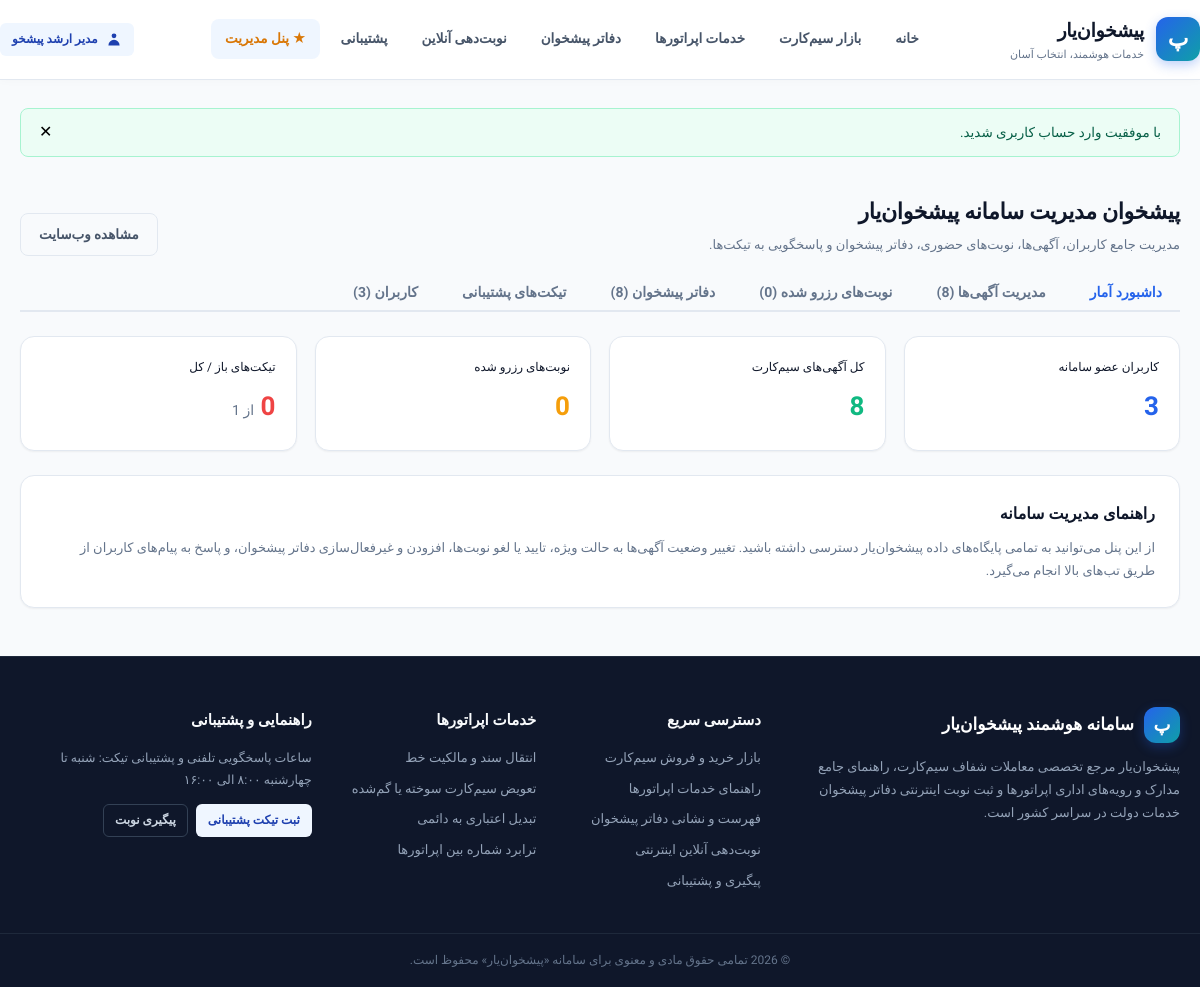
/admin.php (signed in), run on the app's committed database.
### tables this page shows
CREATE TABLE IF NOT EXISTS users (
  id INT UNSIGNED AUTO_INCREMENT PRIMARY KEY,
  full_name VARCHAR(120) NOT NULL,
  email VARCHAR(190) NOT NULL UNIQUE,
  phone VARCHAR(20) NULL,
  password_hash VARCHAR(255) NOT NULL,
  role ENUM('user', 'admin') NOT NULL DEFAULT 'user',
  created_at TIMESTAMP DEFAULT CURRENT_TIMESTAMP
);

CREATE TABLE IF NOT EXISTS listings (
  id INT UNSIGNED AUTO_INCREMENT PRIMARY KEY,
  user_id INT UNSIGNED NOT NULL,
  operator VARCHAR(40) NOT NULL,
  phone_number VARCHAR(20) NOT NULL,
  sim_type VARCHAR(20) NOT NULL DEFAULT 'اعتباری',
  number_type VARCHAR(30) NOT NULL DEFAULT 'معمولی',
  prefix VARCHAR(12) NOT NULL,
  price BIGINT UNSIGNED NOT NULL DEFAULT 0,
  seller_name VARCHAR(120) NULL,
  seller_phone VARCHAR(20) NULL,
  description TEXT NULL,
  is_featured TINYINT(1) NOT NULL DEFAULT 0,
  status ENUM('active','pending','sold','hidden') NOT NULL DEFAULT 'active',
  created_at TIMESTAMP DEFAULT CURRENT_TIMESTAMP,
  INDEX idx_listing_search (operator, sim_type, status),
  INDEX idx_listing_phone (phone_number),
  INDEX idx_listing_prefix (prefix),
  INDEX idx_listing_price (price),
  CONSTRAINT fk_listing_user FOREIGN KEY (user_id) REFERENCES users(id) ON DELETE CASCADE
);

### includes/functions.php (called while the page is built, shortened)
<?php
function e(?string $value): string {
    return htmlspecialchars((string)$value, ENT_QUOTES, 'UTF-8');
}
function current_user(): ?array {
    return $_SESSION['user'] ?? null;
}
function is_admin(): bool {
    $u = current_user();
    return $u !== null && ($u['role'] ?? '') === 'admin';
}
function flash(?string $message = null, string $type = 'success'): ?array {
    $msgs = $_SESSION['flash_messages'] ?? [];
    return $msgs;
}
function active_page(string $file): string {
    return basename($_SERVER['PHP_SELF']) === $file ? 'nav-link active' : 'nav-link';
}

### admin.php (the view, shortened to what this page needs)
<?php
require_once 'includes/functions.php';
$pdo = db();
$tab = $_GET['tab'] ?? 'overview';
$counts = [
    'users'        => (int)$pdo->query("SELECT COUNT(*) FROM users")->fetchColumn(),
    'listings'     => (int)$pdo->query("SELECT COUNT(*) FROM listings")->fetchColumn(),
    'bookings'     => (int)$pdo->query("SELECT COUNT(*) FROM appointments")->fetchColumn(),
    'requests'     => (int)$pdo->query("SELECT COUNT(*) FROM buy_requests")->fetchColumn(),
    'tickets'      => (int)$pdo->query("SELECT COUNT(*) FROM support_tickets")->fetchColumn(),
    'open_tickets' => (int)$pdo->query("SELECT COUNT(*) FROM support_tickets WHERE status='new'")->fetchColumn(),
    'offices'      => (int)$pdo->query("SELECT COUNT(*) FROM offices")->fetchColumn(),
];
$allListings = $pdo->query("
    SELECT l.*, u.full_name as owner_name
    FROM listings l
    JOIN users u ON u.id = l.user_id
    ORDER BY l.created_at DESC
    LIMIT 100
")->fetchAll();
$allBookings = $pdo->query("
    SELECT a.*, o.name as office_name, o.city as office_city, u.full_name as user_name, u.phone as user_phone
    FROM appointments a
    JOIN offices o ON o.id = a.office_id
    JOIN users u ON u.id = a.user_id
    ORDER BY a.visit_date DESC, a.visit_time DESC
    LIMIT 100
")->fetchAll();
$allOffices = $pdo->query("SELECT * FROM offices ORDER BY province, city, name")->fetchAll();
$allUsers = $pdo->query("SELECT id, full_name, email, phone, role, created_at FROM users ORDER BY created_at DESC LIMIT 100")->fetchAll();
require 'includes/header.php';
?>
<div class="section-head mt-0">
    <div>
        <h1>پیشخوان مدیریت سامانه پیشخوان‌یار</h1>
        <p>مدیریت جامع کاربران، آگهی‌ها، نوبت‌های حضوری، دفاتر پیشخوان و پاسخگویی به تیکت‌ها.</p>
    </div>
    <div>
        <a href="index.php" class="btn btn-outline">مشاهده وب‌سایت</a>
    </div>
</div>
<div class="tabs-container">
    <div class="tabs-nav">
        <button class="tab-btn <?= $tab === 'overview' ? 'active' : '' ?>" data-target="tab-adm-overview">داشبورد آمار</button>
        <button class="tab-btn <?= $tab === 'listings' ? 'active' : '' ?>" data-target="tab-adm-listings">مدیریت آگهی‌ها (<?= count($allListings) ?>)</button>
        <button class="tab-btn <?= $tab === 'bookings' ? 'active' : '' ?>" data-target="tab-adm-bookings">نوبت‌های رزرو شده (<?= count($allBookings) ?>)</button>
        <button class="tab-btn <?= $tab === 'offices' ? 'active' : '' ?>" data-target="tab-adm-offices">دفاتر پیشخوان (<?= count($allOffices) ?>)</button>
        <button class="tab-btn <?= $tab === 'tickets' ? 'active' : '' ?>" data-target="tab-adm-tickets">
            تیکت‌های پشتیبانی
        </button>
        <button class="tab-btn <?= $tab === 'users' ? 'active' : '' ?>" data-target="tab-adm-users">کاربران (<?= count($allUsers) ?>)</button>
    </div>
    <div id="tab-adm-overview" class="tab-pane <?= $tab === 'overview' ? 'active' : '' ?>">
        <div class="grid-four" style="margin-bottom:24px;">
            <div class="card">
                <span class="muted" style="font-size:12px;">کاربران عضو سامانه</span>
                <div style="font-size:26px;font-weight:800;color:#2563eb;margin-top:6px;"><?= number_format($counts['users']) ?></div>
            </div>
            <div class="card">
                <span class="muted" style="font-size:12px;">کل آگهی‌های سیم‌کارت</span>
                <div style="font-size:26px;font-weight:800;color:#10b981;margin-top:6px;"><?= number_format($counts['listings']) ?></div>
            </div>
            <div class="card">
                <span class="muted" style="font-size:12px;">نوبت‌های رزرو شده</span>
                <div style="font-size:26px;font-weight:800;color:#f59e0b;margin-top:6px;"><?= number_format($counts['bookings']) ?></div>
            </div>
            <div class="card">
                <span class="muted" style="font-size:12px;">تیکت‌های باز / کل</span>
                <div style="font-size:26px;font-weight:800;color:#ef4444;margin-top:6px;">
                    <?= $counts['open_tickets'] ?> <span style="font-size:14px;color:var(--text-muted);font-weight:normal;">از <?= $counts['tickets'] ?></span>
                </div>
            </div>
        </div>
        <div class="panel">
            <h3 style="font-size:16px;font-weight:800;margin-bottom:8px;">راهنمای مدیریت سامانه</h3>
            <p style="font-size:13px;color:var(--text-muted);line-height:1.8;">
                از این پنل می‌توانید به تمامی پایگاه‌های داده پیشخوان‌یار دسترسی داشته باشید. تغییر وضعیت آگهی‌ها به حالت ویژه، تایید یا لغو نوبت‌ها، افزودن و غیرفعال‌سازی دفاتر پیشخوان، و پاسخ به پیام‌های کاربران از طریق تب‌های بالا انجام می‌گیرد.
            </p>
        </div>
    </div>
</div>
<?php require 'includes/footer.php'; ?>

### includes/header.php (shortened to what this page needs)
<?php
$user = current_user();
$flashMessages = flash();
?>
<!doctype html>
<html lang="fa" dir="rtl">
<head>
    <link rel="stylesheet" href="assets/style.css">
</head>
<body>
<header class="site-header">
    <div class="container header-inner">
        <a href="index.php" class="brand">
            <span class="brand-mark">پ</span>
            <span class="brand-text">
                <strong>پیشخوان‌یار</strong>
                <small>خدمات هوشمند، انتخاب آسان</small>
            </span>
        </a>
        <nav class="main-nav" aria-label="منوی اصلی">
            <a class="<?= active_page('index.php') ?>" href="index.php">خانه</a>
            <a class="<?= active_page('market.php') ?>" href="market.php">بازار سیم‌کارت</a>
            <a class="<?= active_page('services.php') ?>" href="services.php">خدمات اپراتورها</a>
            <a class="<?= active_page('offices.php') ?>" href="offices.php">دفاتر پیشخوان</a>
            <a class="<?= active_page('booking.php') ?>" href="booking.php">نوبت‌دهی آنلاین</a>
            <a class="<?= active_page('support.php') ?>" href="support.php">پشتیبانی</a>
            <?php if (is_admin()): ?>
                <a class="<?= active_page('admin.php') ?>" href="admin.php" style="color:#d97706;font-weight:700">★ پنل مدیریت</a>
            <?php endif; ?>
        </nav>
        <div class="header-actions">
            <?php if ($user): ?>
                <a class="btn btn-soft btn-sm" href="account.php">
                    <svg width="16" height="16" fill="currentColor" viewBox="0 0 20 20">
                        <path fill-rule="evenodd" d="M10 9a3 3 0 100-6 3 3 0 000 6zm-7 9a7 7 0 1114 0H3z" clip-rule="evenodd"></path>
                    </svg>
                    <span><?= e(mb_substr($user['full_name'], 0, 15)) ?></span>
                </a>
            <?php else: ?>
                <a class="btn btn-primary btn-sm" href="account.php">ورود / ثبت‌نام</a>
            <?php endif; ?>
        </div>
    </div>
</header>
<main class="container" style="flex:1; padding-top:28px; padding-bottom:48px;">
<?php if (!empty($flashMessages)): ?>
    <div class="alerts-container">
        <?php foreach ($flashMessages as $f): ?>
            <div class="alert alert-<?= e($f['type']) ?>" role="alert">
                <span><?= e($f['message']) ?></span>
                <button type="button" class="alert-close" style="background:none;border:none;cursor:pointer;font-size:16px;line-height:1;" aria-label="بستن">✕</button>
            </div>
        <?php endforeach; ?>
    </div>
<?php endif; ?>

### data on the page
users: full_name "مدیر ارشد پیشخو"
listings: id "8", is_featured "0"

### other printed values
$f['message'] "با موفقیت وارد حساب کاربری شدید."
count($allListings) "8"
count($allBookings) "0"
count($allOffices) "8"
count($allUsers) "3"
$counts['users'] "3"
$counts['tickets'] "1"
